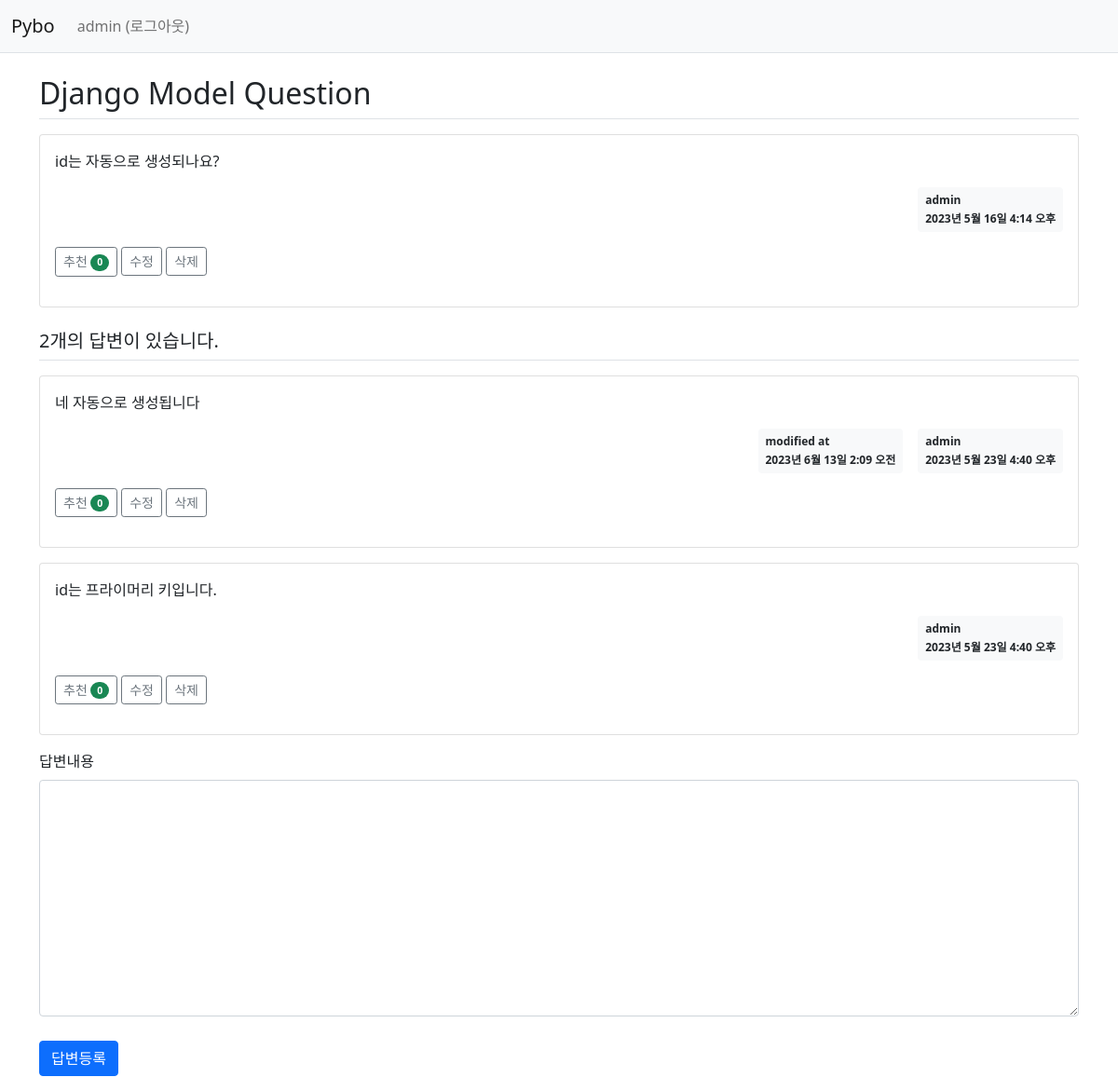
/2/ (signed in), run on the app's committed database.
### pybo/models.py (models this page shows, shortened)
class Question(models.Model):
    author = models.ForeignKey(User, on_delete=models.CASCADE, related_name='author_question')
    subject = models.CharField(max_length=200)
    content = models.TextField()
    create_date = models.DateTimeField()
    modify_date = models.DateTimeField(null=True, blank=True)
    voter = models.ManyToManyField(User, related_name='voter_question')

class Answer(models.Model):
    author = models.ForeignKey(User, on_delete=models.CASCADE, related_name='author_answer')
    question = models.ForeignKey(Question, on_delete=models.CASCADE)
    content = models.TextField()
    create_date = models.DateTimeField()
    modify_date = models.DateTimeField(null=True, blank=True)
    voter = models.ManyToManyField(User, related_name='voter_answer')

### pybo/views/base_views.py (the view)
def detail(request, question_id):
    question = get_object_or_404(Question, pk=question_id)
    context = {'question': question}
    return render(request, 'pybo/question_detail.html', context)

### pybo/templatetags/pybo_filter.py (called while the page is built)
@register.filter
def mark(value):
    extensions = ["nl2br", "fenced_code"]
    return mark_safe(markdown.markdown(value, extensions=extensions))

### templates/pybo/question_detail.html (shortened to what this page needs)
{% extends 'base.html' %}
{% load pybo_filter %}
{% block content %}
<div class="container my-3">
    <h2 class="border-bottom py-2">{{ question.subject }}</h2>
    <div class="card my-3">
        <div class="card-body">
            <div class="card-text">{{ question.content|mark }}</div>
            <div class="d-flex justify-content-end">
                <div class="badge bg-light text-dark p-2 text-start">
                    <div class="mb-2">{{ question.author.username }}</div>
                    <div>{{ question.create_date }}</div>
                </div>
            </div>
            <div class="my-3">
                <a href="javascript:void(0)" data-uri="{% url 'pybo:question_vote' question.id  %}"
                   class="recommend btn btn-sm btn-outline-secondary"> 추천
                    <span class="badge rounded-pill bg-success">{{question.voter.count}}</span>
                </a>
                {% if request.user == question.author %}
                <a href="{% url 'pybo:question_modify' question.id  %}"
                   class="btn btn-sm btn-outline-secondary">수정</a>
                <a href="javascript:void(0)" class="delete btn btn-sm btn-outline-secondary"
                   data-uri="{% url 'pybo:question_delete' question.id  %}">삭제</a>
                {% endif %}
            </div>
        </div>
    </div>
    <h5 class="border-bottom my-3 py-2">{{question.answer_set.count}}개의 답변이 있습니다.</h5>
    {% for answer in question.answer_set.all %}
    <div class="card my-3">
        <div class="card-body">
            <div class="card-text">{{ answer.content|mark }}</div>
            <div class="d-flex justify-content-end">
                {% if answer.modify_date %}
                <div class="badge bg-light text-dark p-2 text-start mx-3">
                    <div class="mb-2">modified at</div>
                    <div>{{ answer.modify_date }}</div>
                </div>
                {% endif %}
                <div class="badge bg-light text-dark p-2 text-start">
                    <div class="mb-2">{{ answer.author.username }}</div>
                    <div>{{ answer.create_date }}</div>
                </div>
            </div>
            <div class="my-3">
                <a href="javascript:void(0)" data-uri="{% url 'pybo:answer_vote' answer.id  %}"
                   class="recommend btn btn-sm btn-outline-secondary"> 추천
                    <span class="badge rounded-pill bg-success">{{answer.voter.count}}</span>
                </a>
                {% if request.user == answer.author %}
                <a href="{% url 'pybo:answer_modify' answer.id  %}"
                   class="btn btn-sm btn-outline-secondary">수정</a>
                <a href="javascript:void(0)" class="delete btn btn-sm btn-outline-secondary "
                   data-uri="{% url 'pybo:answer_delete' answer.id  %}">삭제</a>
                {% endif %}
            </div>
        </div>
    </div>
    {% endfor %}
    <form action="{% url 'pybo:answer_create' question.id %}" method="post" class="my-3">
        <div class="mb-3">
            <label for="content" class="form-label">답변내용</label>
            <textarea {% if not user.is_authenticated %}disabled{% endif %}
                      name="content" id="content" class="form-control" rows="10"></textarea>
        </div>
        <input type="submit" value="답변등록" class="btn btn-primary">
    </form>
</div>
{% endblock %}

### templates/navbar.html (shortened to what this page needs)
<nav class="navbar navbar-expand-lg navbar-light bg-light border-bottom">
    <div class="container-fluid">
        <a class="navbar-brand" href="{% url 'pybo:index' %}">Pybo</a>
        <div class="collapse navbar-collapse" id="navbarSupportedContent">
            <ul class="navbar-nav me-auto mb-2 mb-lg-0">
                <li class="nav-item">
                    {% if user.is_authenticated %}
                    <a class="nav-link" href="{% url 'common:logout' %}">{{ user.username }} (로그아웃)</a>
                    {% else %}
                    <a class="nav-link" href="{% url 'common:login' %}">로그인</a>
                    {% endif %}
                </li>
            </ul>
        </div>
    </div>
</nav>

### static/style.css (style rules this page uses)
textarea { width:100%; }
input[type=submit] { margin-top:10px; }

### data on the page
Question: subject "Django Model Question", content|mark "id는 자동으로 생성되나요?", author.username "admin", create_date "2023년 5월 16일 4:14 오후", voter.count "0", answer_set.count "2"
Answer: content|mark "네 자동으로 생성됩니다", modify_date "2023년 6월 13일 2:09 오전", author.username "admin", create_date "2023년 5월 23일 4:40 오후", voter.count "0", shows "수정"
Answer: content|mark "id는 프라이머리 키입니다.", author.username "admin", create_date "2023년 5월 23일 4:40 오후", voter.count "0", shows "수정"

### other printed values
{{ user.username }} "admin"
